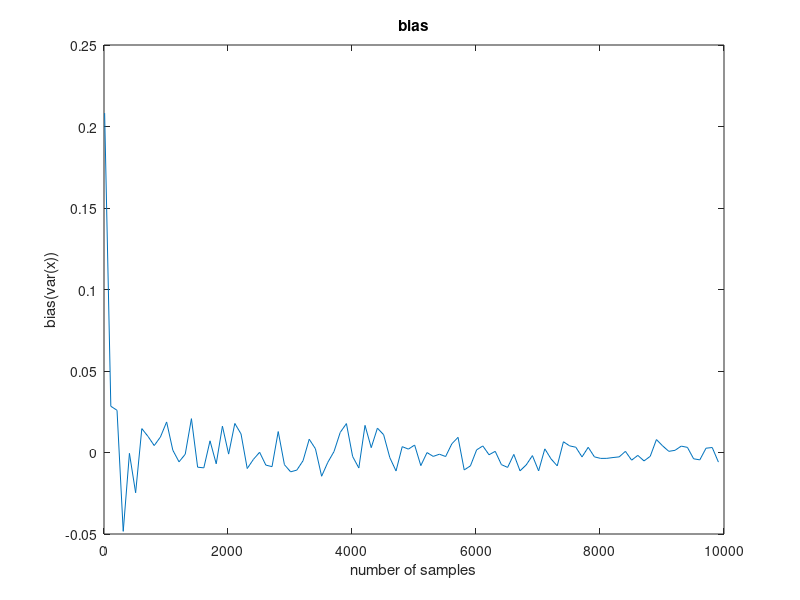

Write MATLAB code to recreate this figure.
clear
close all
clc

%R = input('Number of times to repeat the experiment:');
R=10;

var_x = 1;
cont=1;

for N=10:100:10000

    x = sqrt(var_x)*randn(R,N);
    vs = zeros(R,1);

    for r = 1:R
        vs(r) = var(x(r,:),1);
    end
    
    bias(cont) = var_x - mean(vs);

    biasest(cont) = var_x - ((N-1)/N)*var_x;
    cont=cont+1;
end

figure, plot([10:100:10000], bias);
title('bias');
xlabel('number of samples');
ylabel('bias(var(x))');
